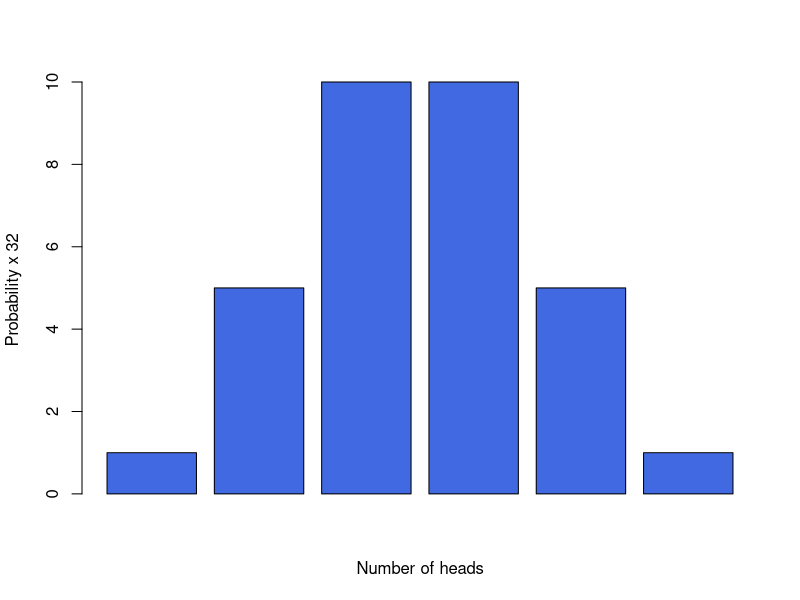
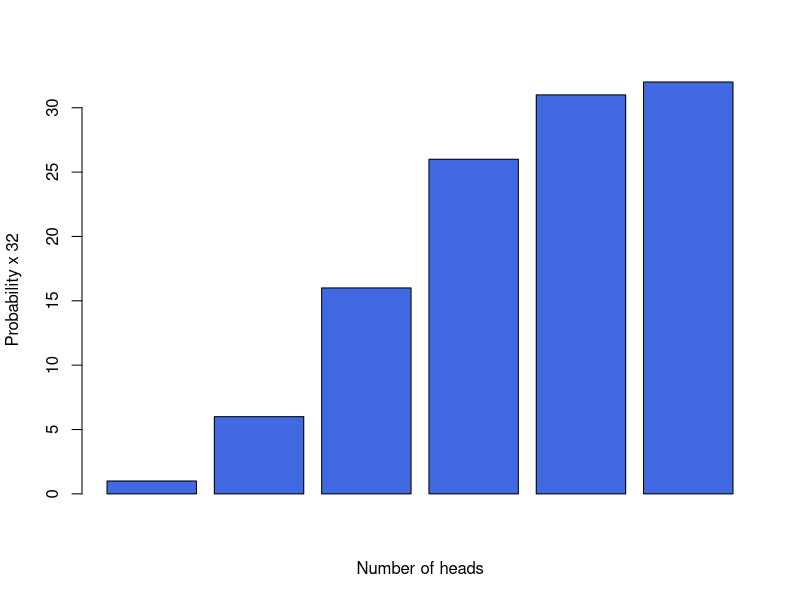
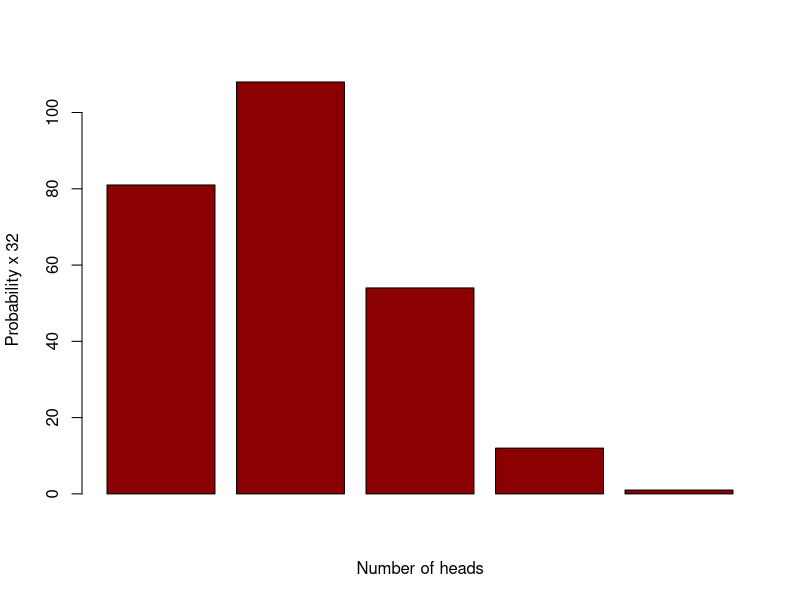
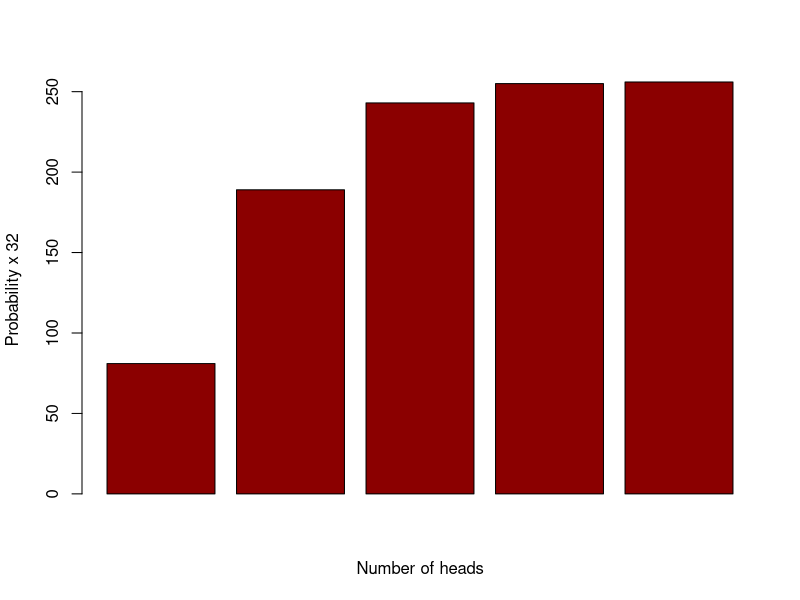

Source code (R) for these figures, in order: (Note: this script raises an error after producing the figures.)
# Example 3.1
n <- 5
p <- 1/2
q <- 1 - p

prob <- function (p,r,n) {
  comb <- factorial(n)/(factorial(r)*factorial(n-r))
  p_r <- comb * p^r * (1-p)^(n-r)
  return(p_r)
}

# coefficient (r+1)th represents the number of ways
# in which exactly r failures and (n-r) successes can occur
# in n trials and is equal to n_C_r

prob(1/2,0,5)

mapply(prob, 0.5,seq(0,5,1),5)

library(tidyverse)
library(dslabs)

df <- data.frame(heads = seq(0,n,1), 
           tails = n - seq(0,n,1), 
           prob = mapply(prob, p,seq(0,n,1),n)
           )

df[,"cum_prob"] <- cumsum(df$prob)
df

barplot(df$prob*32,
        xlab = "Number of heads", ylab = "Probability x 32", 
        col = c("royalblue"),
        )

barplot(df$cum_prob*32,
        xlab = "Number of heads", ylab = "Probability x 32", 
        col = c("royalblue"),
        )

# Example 3.2
n <- 4
p <- 1/4
q <- 1 - p

df <- data.frame(heads = seq(0,n,1), 
                 tails = n - seq(0,n,1), 
                 prob = mapply(prob, p,seq(0,n,1),n)
)

df[,"cum_prob"] <- cumsum(df$prob)
df

barplot(df$prob*256,
        xlab = "Number of heads", ylab = "Probability x 32", 
        col = c("darkred"),
)

barplot(df$cum_prob*256,
        xlab = "Number of heads", ylab = "Probability x 32", 
        col = c("darkred"),
)


# Example 3.4
n <- 4
p <- 0.1
q <- 1 - p

df <- data.frame(defects = seq(0,n), 
                 ind_prob = mapply(prob, p,seq(0,n,1),n),
                 ex = seq(0,n) * mapply(prob, p,seq(0,n,1),n),
                 ex2 = seq(0,n)^2 * mapply(prob, p,seq(0,n,1),n)
)

df %>% summarize(ind_prob = sum(ind_prob), ex = sum(ex), ex2 = sum(ex2))

ex <- n*p
sigma <- sqrt(n*p*q)
ex
sigma

# Example 3.5
n <- 50
p <- 0.01
q <- 1 - p

prob(p,2,n) + prob(p,1,n) + prob(p,0,n)

# Example 3.6
cost <- 10
sale <- 15

sale - cost * (1+p)

p <- 0.001
cost <- 10.05
sale <- 15

sale - cost * (1+p)

# Example 3.7
n <- 4
p <- 0.9
q <- 1 - p

df <- data.frame(system_state = c("all work","1 failed","2 failed","3 failed","all fail"), 
                 ind_prob = mapply(prob, p,seq(n,0,-1),n)
)
df

P <- prob(p,4,n) + prob(p,3,n)
Q <- prob(p,0,n) + prob(p,1,n) + prob(p,2,n)
paste(P,Q, 1-P)

# Sensitivity studies

for (x in seq(3,n,1)) {
  y <- prob(p,x,n)
  s <- s + y
  print(s)
}

reliab <- function (N) {
  s <- 0
  if (N <= n) {
    for (x in seq(N,n,1)) {
    y <- prob(p,x,n)
    s <- s + y
  }
    return(s)}
  else {
    print("-")
    }
}

n <- 6
reliab(6)
1 - reliab(6)

P <- c()

for (n in seq(6,1,-1)) {
  for (u in seq(6,1,-1)) {
    P <- c(P,reliab(u))
  }
}

matrix(P, nrow = 6, ncol = 6)
diag(matrix(P, nrow = 6, ncol = 6))
